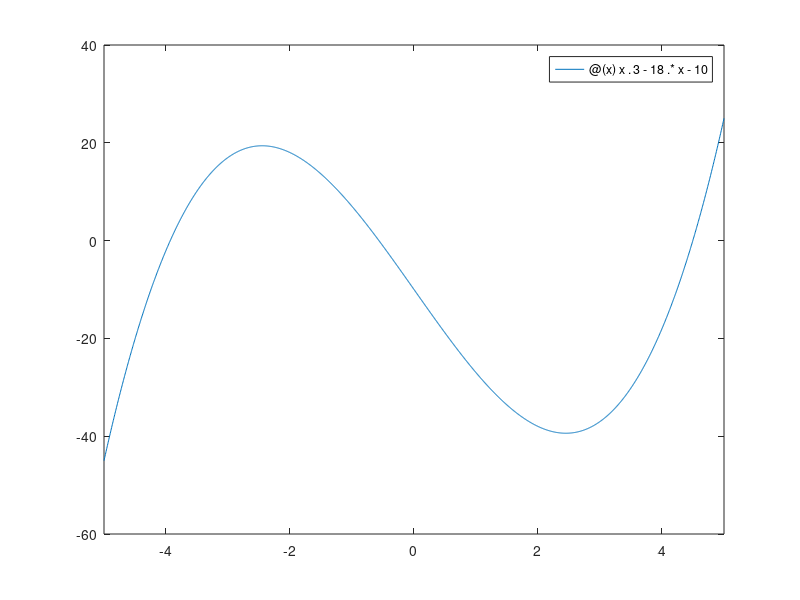

Reproduce this figure in MATLAB. (Note: this script raises an error after producing the figure.)
eps = 1e-3;
f = @(x) x .^ 3 - 18 .* x - 10;

%a
figure;
fplot(f, [-5, 5])
hold on;

% d
% f' = x^2 - 6 => x = +- 2.44
a = -5;
b = -3;
x0 = MetSecantei(f, a, b, -5, -3, eps)
plot(x0, f(x0), 'x');
hold on;

a = -2;
b = 1;
x0 = MetSecantei(f, a, b, -1.5, 0, eps)
plot(x0, f(x0), 'x');
hold on;

a = 3;
b = 5;
x0 = MetSecantei(f, a, b, 3, 5, eps)
plot(x0, f(x0), 'x');
hold on;

% e
% f'' = x => x = 0
figure;
fplot(f, [-5, 5])
hold on;

a = -5;
b = -3;
x0 = MetPozFalse(f, a, b, eps)
plot(x0, f(x0), 'x');
hold on;

a = -2;
b = -0.1;
x0 = MetPozFalse(f, a, b, eps)
plot(x0, f(x0), 'x');
hold on;

a = 3;
b = 5;
x0 = MetPozFalse(f, a, b, eps)
plot(x0, f(x0), 'x');
hold on;